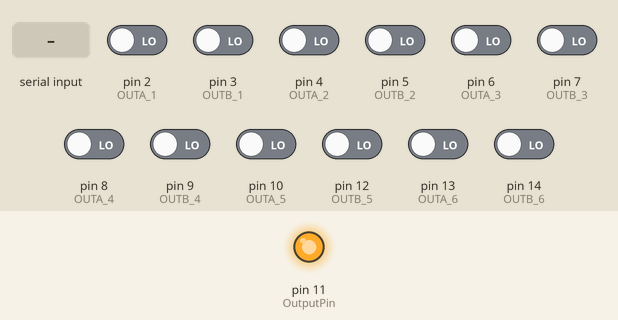
Recording of a sketch running on a simulated Arduino Uno, built with avr-gcc and run on an emulated ATmega328P. On the bench: output pins drawn as LEDs (lit = HIGH). Inputs (shaded band) come from the test bench; at power-on: pin 2 (OUTA_1), pin 3 (OUTB_1), pin 4 (OUTA_2), pin 5 (OUTB_2), pin 6 (OUTA_3), pin 7 (OUTB_3), pin 8 (OUTA_4), pin 9 (OUTB_4), pin 10 (OUTA_5), pin 12 (OUTB_5), pin 13 (OUTA_6), pin 14 (OUTB_6) LOW. What the sketch prints to the serial monitor is not drawn.

Above: at 1.2 s.
1.3 s: "OUTA_1\n" received over Serial
2.9 s: "OUTA_2\n" received over Serial
Timing chart, 0 to 5.9 s (numbered marks = the images above; inputs shaded):
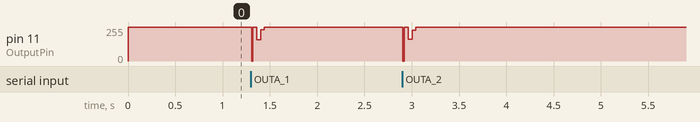

The sketch:

HDMI_TC_V2.ino
```cpp
// Mémoire tampon commande via série
String cmd = String("");

// Entrées
int OUTA_1=2;
int OUTA_2=4;
int OUTA_3=6;
int OUTA_4=8;
int OUTA_5=10;
int OUTA_6=13;

int OUTB_1=3;
int OUTB_2=5;
int OUTB_3=7;
int OUTB_4=9;
int OUTB_5=12;
int OUTB_6=14;

// pulse parameters in usec paramètres code infrarouge
#define NEC_HDR_MARK  9000
#define NEC_HDR_SPACE 4500
#define NEC_BIT_MARK  560
#define NEC_ONE_SPACE 1600
#define NEC_ZERO_SPACE  560
#define NEC_RPT_SPACE 2250

#define TOPBIT 0x80000000

// Sortie
const int OutputPin = 11;

void setup()
{
  Serial.begin(9600);

  pinMode(OUTA_1, INPUT);
  pinMode(OUTA_2, INPUT);
  pinMode(OUTA_3, INPUT);
  pinMode(OUTA_4, INPUT);
  pinMode(OUTA_5, INPUT);
  pinMode(OUTA_6, INPUT);

  pinMode(OUTB_1, INPUT);
  pinMode(OUTB_2, INPUT);
  pinMode(OUTB_3, INPUT);
  pinMode(OUTB_4, INPUT);
  pinMode(OUTB_5, INPUT);
  pinMode(OUTB_6, INPUT);

  pinMode(OutputPin, OUTPUT);
  digitalWrite(OutputPin, HIGH);
}

void Send(unsigned long data, int nbits) {
  mark(NEC_HDR_MARK);
  space(NEC_HDR_SPACE);

  for (int i = 0; i < nbits; i++) {
    if (data & TOPBIT) {
      mark(NEC_BIT_MARK);
      space(NEC_ONE_SPACE);
    }
    else {
      mark(NEC_BIT_MARK);
      space(NEC_ZERO_SPACE);
    }
    data <<= 1;
  }
  mark(NEC_BIT_MARK);
  space(0);
}

void mark(int time) {
  digitalWrite(OutputPin, LOW); // LOW si branchement direct, HIGH si via transistor.
  delayMicroseconds(time);
}

void space(int time) {
  digitalWrite(OutputPin, HIGH);
  delayMicroseconds(time);
}

void commande_rs232(){
  // Vérifier si des caractères sont reçu sur le port série
  if (Serial.available() >0 ) {

     // Variable temporaire pour copier le caractère lu
     char SerialInByte;
     // Lire un caractère (un Byte)
     SerialInByte = Serial.read();

     // Si c'est <CR> --> continuer sans ajouter en mémoire tampon
     if(SerialInByte == 13)
     {}
     // Si c'est <LF> --> Traiter la commande
     else if(SerialInByte == 10)
     {
       //Serial.println(cmd);
       Commande();
     }
     else
     {
        // sinon, ajouter le caractère à la mémoire tampon (cmd)
       cmd += String(SerialInByte);

        // et afficher un message de déboggage
        //Serial.print( "SerialInByte: " );
        //Serial.print( SerialInByte, DEC );
        //Serial.print( ", Buffer " );
        //Serial.println( cmd );
     }
  }
}

void clearCmd(){
    cmd="";
    Serial.flush();
}

void Commande()
{
  int tps=500;

  if (cmd.equals("OUTA_1"))
  {
    Send(0x807F40BF, 32); // OUT:A IN:1
  }

  if (cmd.equals("OUTA_2"))
  {
    Send(0x807FB04F, 32); // OUT:A IN:2
  }

  if (cmd.equals("OUTA_3"))
  {
    Send(0x807F50AF, 32); // OUT:A IN:3
  }

  if (cmd.equals("OUTA_4"))
  {
    Send(0x807F48B7, 32); // OUT:A IN:4
  }

  if (cmd.equals("OUTA_5"))
  {
    Send(0x807F8877, 32); // OUT:A IN:5
  }

  if (cmd.equals("OUTA_6"))
  {
    Send(0x807F08F7, 32); // OUT:A IN:6
  }


  if (cmd.equals("OUTB_1"))
  {
    Send(0x807F708F, 32); // OUT:B IN:1
  }

  if (cmd.equals("OUTB_2"))
  {
    Send(0x807F30CF, 32); // OUT:B IN:2

  }

  if (cmd.equals("OUTB_3"))
  {
    Send(0x807FF00F, 32); // OUT:B IN:3
  }

  if (cmd.equals("OUTB_4"))
  {
    Send(0x807F906F, 32); // OUT:B IN:4
  }

  if (cmd.equals("OUTB_5"))
  {
    Send(0x807FA05F, 32); // OUT:B IN:5
  }

  if (cmd.equals("OUTB_6"))
  {
    Send(0x807F807F, 32); // OUT:B IN:6
  }

  if (cmd.equals("CG"))
  {
    tps=1;
  }

  //Send(0x807FF807, 32); // ON/OFF

  delay(tps);
  etat();

  clearCmd();

}

void etat()
{

  if ((digitalRead(OUTA_1))==LOW) Serial.print("1");
  if ((digitalRead(OUTA_2))==LOW) Serial.print("2");
  if ((digitalRead(OUTA_3))==LOW) Serial.print("3");
  if ((digitalRead(OUTA_4))==LOW) Serial.print("4");
  if ((digitalRead(OUTA_5))==LOW) Serial.print("5");
  if ((digitalRead(OUTA_6))==LOW) Serial.print("6");

  Serial.print(".");

  if ((digitalRead(OUTB_1))==LOW) Serial.println("1");
  if ((digitalRead(OUTB_2))==LOW) Serial.println("2");
  if ((digitalRead(OUTB_3))==LOW) Serial.println("3");
  if ((digitalRead(OUTB_4))==LOW) Serial.println("4");
  if ((digitalRead(OUTB_5))==LOW) Serial.println("5");
  if ((digitalRead(OUTB_6))==LOW) Serial.println("6");

  //else Serial.println("NULL??");
}

void loop()
{
  commande_rs232();
}
```
